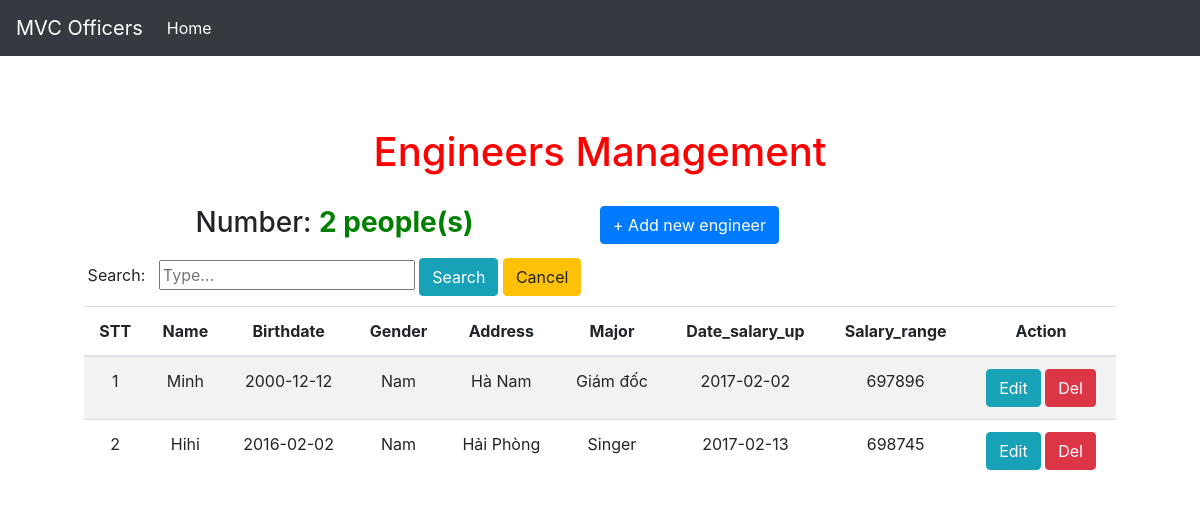
The app's page /MVC1/engineerController/index with its own data.
### tables this page shows
CREATE TABLE `engineers` (
  `id` int(11) NOT NULL,
  `name` varchar(30) NOT NULL,
  `birthdate` date NOT NULL,
  `gender` varchar(3) NOT NULL,
  `address` varchar(30) NOT NULL,
  `major` varchar(35) NOT NULL,
  `date_salary_up` date NOT NULL,
  `salary_range` double NOT NULL
);

### MVC1/Controllers/engineerController.php (called while the page is built, shortened)
<?php
    class engineerController extends Controller
    {
        private $engRepo;
        public function __construct()
        {
            $this->engModel=new EngineerModel();
            $this->engRepo=new EngineerRepository($this->engModel);
        }
        public function index()
        {
            $arr_obj_models=array();
            if(isset($_POST['nameS']))
            {
                $matching=$this->engRepo->findName($_POST['nameS']);
                if(count($matching)!=0){
                foreach($matching as $k=>$v){
                $engineerModel=new EngineerModel();
                $engineerModel->setId($v['id']);
                $engineerModel->setName($v['name']);
                $engineerModel->setBirthdate($v['birthdate']);
                $engineerModel->setGender($v['gender']);
                $engineerModel->setAdress($v['address']);
                $engineerModel->setMajor($v['major']);
                $engineerModel->setDate($v['date_salary_up']);
                $engineerModel->setRange($v['salary_range']);
                array_push($arr_obj_models,$engineerModel);
                }
                $d['engineer']=$arr_obj_models;
            }
            else{
                $d['error']='No result! Please try later';
            }
            }
            else{
            $arr=$this->engRepo->getInfo();
        }
            $this->render("index");
        }
    }

### MVC1/Dispathcher.php (called while the page is built, shortened)
<?php
class Dispathcher
{
    public function dispatch()
    {
        $this->request = new Request();
        $controller = $this->loadController();
        call_user_func_array([$controller, $this->request->action], $this->request->params);
    }
    public function loadController()
    {
        $controller = new $name();
        return $controller;
    }
}
?>

### MVC1/Webroot/index.php (called while the page is built, shortened)
<?php
     $dispathcher=new Dispathcher();
     $dispathcher->dispatch();

### MVC1/Core/Model.php (called while the page is built, shortened)
<?php
    class Model
    {
        protected $id;
        protected $name;
        protected $birthdate;
        protected $gender;
        protected $address;
        public function setId($id)
        {
            $this->id=$id;
        }
        public function getId()
        {
            return $this->id;
        }
        public function setName($name)
        {
            $this->name=$name;
        }
        public function getName()
        {
            return $this->name;
        }
        public function setBirthdate($birth)
        {
            $this->birthdate=$birth;
        }
        public function getBirthdate()
        {
            return $this->birthdate;
        }
        public function setGender($gender)
        {
            $this->gender=$gender;
        }
        public function getGender()
        {
            return $this->gender;
        }
        public function setAdress($add)
        {
            $this->address=$add;
        }
        public function getAdress()
        {
            return $this->address;
        }
    }

### MVC1/Core/ResourceModel.php (called while the page is built, shortened)
<?php
    class ResourceModel implements ResourceModelInterface
    {
        private $table;
        public function _init($table,$id,$model)
        {
            $this->table=$table;
        }
        public function getFull()
        {
            $conn=Database::getBdd();
            $sql="SELECT * FROM ".$this->table;
            $stmt=$conn->prepare($sql);
            $stmt->setFetchMode(PDO::FETCH_ASSOC);
            $stmt->execute();
            return $stmt->fetchAll();
        }
    }

### MVC1/Models/EngineerRepository.php (called while the page is built, shortened)
<?php
    class EngineerRepository
    {
        public $engRepo;
        public function __construct(EngineerModel $em)
        {
           $this->engRepo=new EngineerResourceModel($em);
        }
        public function getInfo()
        {
            return $this->engRepo->getFull();
        }
    }

### MVC1/Models/EngineerModel.php (called while the page is built, shortened)
<?php
    class EngineerModel extends Model
    {
        protected $major;
        protected $date_salary_up;
        protected $salary_range;
        public function __construct()
        {
            $this->major="";
            $this->date_salary_up="";
            $this->salary_range="";
        }
        public function setMajor($major)
        {
            $this->major=$major;
        }
        public function getMajor()
        {
            return $this->major;
        }
        public function setDate($date)
        {
            $this->date_salary_up=$date;
        }
        public function getDate()
        {
            return $this->date_salary_up;
        }
        public function setRange($range)
        {
            $this->salary_range=$range;
        }
        public function getRange()
        {
            return $this->salary_range;
        }
    }

### MVC1/Views/Engineer/index.php (the view, shortened to what this page needs)
<h1 style="color:red;">Engineers Management</h1>
<div class="container" style="margin-top:30px">
    <div class="row">
        <div class="col-md-6">
        <h3>Number: <strong style="color:green"><?=isset($number)?$number :''?>&nbsp;people(s)</strong></h3>
        </div>
        <a href="/MVC1/engineerController/addEngineer"><span class="btn btn-xs btn-primary pull-right">+ Add new engineer</span></a>
    </div>
    <div class="row" style="margin-top:10px">
        <div class="col-md-6">
            <form action="" method="POST" role="form">
                    <label>Search:&nbsp;&nbsp;&nbsp;</label><input type="text" id="nameS" placeholder="Type..." name="nameS" value="<?=isset($_POST['nameS'])? $_POST['nameS']:''?>">
                    <input type="submit" value="Search" class="btn  btn-info">
                    <input type="reset" value="Cancel" class="btn  btn-warning">
            </form>
        </div>
    </div>
    <table class="table table-striped table-hover" style="margin-top:10px;">
        <thead>
            <tr>
                <th>STT</th>
                <th>Name</th>
                <th>Birthdate</th>
                <th>Gender</th>
                <th>Address</th>
                <th>Major</th>
                <th>Date_salary_up</th>
                <th>Salary_range</th>
                <th>Action</th>
            </tr>
        </thead>
        <tbody>
            <?php
            if(isset($engineer)){
                $i=0;
               foreach($engineer as $emp)
               {
                   echo "<tr>";
                   $i++;
                   echo "<td>".$i."</td>";
                   echo "<td>".$emp->getName()."</td>";
                   echo "<td>".$emp->getBirthdate()."</td>";
                   echo "<td>".$emp->getGender()."</td>";
                   echo "<td>".$emp->getAdress()."</td>";
                   echo "<td>".$emp->getMajor()."</td>";
                   echo "<td>".$emp->getDate()."</td>";
                   echo "<td>".$emp->getRange()."</td>";
                   echo "<td class='text-center'><a class='btn btn-info btn-xs' href='/MVC1/engineerController/edit/" . $emp->getId() . "' ><span class='glyphicon glyphicon-edit'></span> Edit</a> <a href='/MVC1/engineerController/remove/" . $emp->getId() . "' class='btn btn-danger btn-xs'><span class='glyphicon glyphicon-remove'></span> Del</a></td>";
                   echo"</tr>";
               }
            }
            ?>
        </tbody>
    </table>
</div>

### MVC1/Views/Layouts/default.php (style rules this page uses)
body { padding-top: 5rem; }

### records on screen
engineers: name "Minh", birthdate "2000-12-12", gender "Nam", address "Hà Nam", major "Giám đốc", date_salary_up "2017-02-02", salary_range "697896"
engineers: name "Hihi", birthdate "2016-02-02", gender "Nam", address "Hải Phòng", major "Singer", date_salary_up "2017-02-13", salary_range "698745"

### other values on screen
$number "2"
